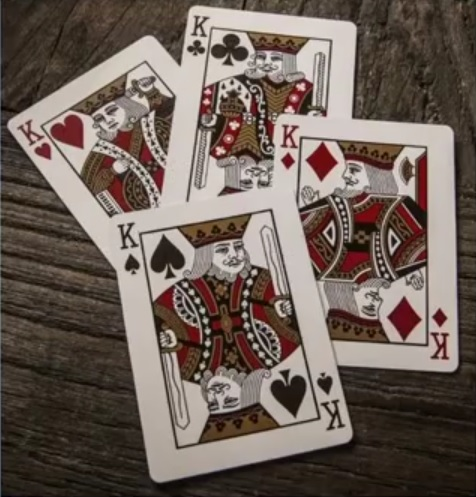
#> input picture Resources/cards.jpg, 476 x 497 px
$ python WarpingImage.py
#> lines starting #> are read from the running program, lines starting #| are printed output that depends on the picture; after the words box and inside, x2 and y2 are one past the last pixel; in counts of white or black regions, pixels touching at a corner belong together
import cv2
import numpy as np

# WARP PERSPECTIVE / BIRD or TOP VIEW OF AN IMAGE
path = "Resources/cards.jpg"
img = cv2.imread(path)
#> img is the input picture: shape (497, 476, 3); mean B, G, R 88.8, 96.9, 110.1

# we need to know all the 4 points coordinate (top left, top right, bottom left, bottom right)
# to be able to convert any image into 2D image
# find out the 4 coordinates by opening MSPAINT, enlarge the image there and hover the mouse cursor to all 4 points mentioned at the image
# write down the value in a paper and put the value in code below
# coordinate system at MSPAINT and opencv is same = X,Y
# we get first point (top left) coordinate X,Y = 111,219
# we get second point (top right) coordinate X,Y = 287,188
# we get third point (bottom left) coordinate X,Y = 154,482
# we get fourth point (bottom right) coordinate X,Y = 352,440
points = np.float32([[111,219],[287,188],[154,482],[352,440]])

# create a RED circle/ RED DOT (BGR code of (0,0,255)) with radius of 5
# to check the 4 points position
# is first point at the top left (as it should)
# is second point at the top right (as it should)
# is third point at the bottom left (as it should)
# is fourth point at the bottom right (as it should)
for x in range(0,4):
    cv2.circle(img,(points[x][0], points[x][1]), 5, (0,0,255),cv2.FILLED)
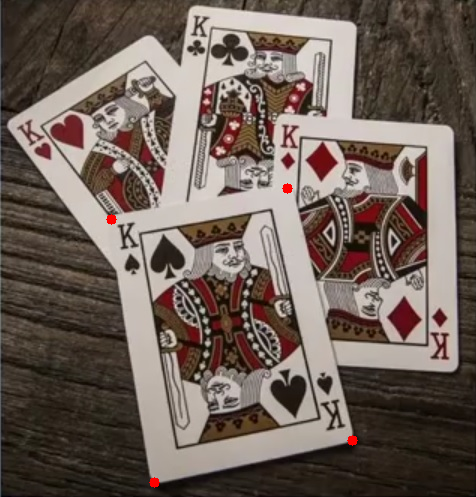
#> img: shape (497, 476, 3); 0.14% of pixels changed, all inside (x1, y1, x2, y2) = (106, 183, 358, 488)

cv2.imshow("Original Image", img)

# create the new image view for new warp / bird view width and height
width = 250
height = 350
# create "new points coordinate" to create the "warp / bird view" from the original random positioned image
# define:
# THE NEW first point (top left) coordinate X,Y = 0,0
# THE NEW second point (top right) coordinate X,Y = width,0
# THE NEW third point (bottom left) coordinate X,Y = 0,height
# THE NEW fourth point (bottom right) coordinate X,Y = width,height
pointsWarp = np.float32([[0,0],[width,0],[0,height],[width,height]])
# transform the image we wanted from unclear random original image position
# into the X,Y position we wanted (WARP / Bird view position that we wanted)
matrix = cv2.getPerspectiveTransform(points, pointsWarp)
#> matrix = [[1.51, -0.248, -113.9], [0.29, 1.65, -393.2], [-4.57e-05, 0.000584, 1]]
imgOutput = cv2.warpPerspective(img, matrix,(width, height))
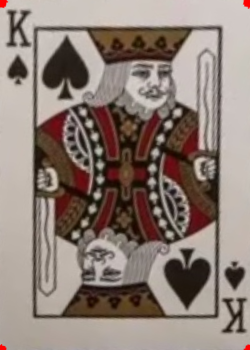
#> imgOutput: shape (350, 250, 3); mean B, G, R 118.5, 126.6, 141.3
cv2.imshow("Warped / Bird View Image", imgOutput)

cv2.waitKey(0)
